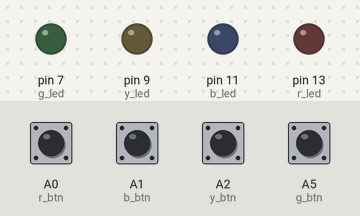
This sketch was run on a simulated Arduino Uno, built with avr-gcc and run on an emulated ATmega328P. Shown: output pins drawn as LEDs (lit = HIGH). Dashed ring = blinking. The test bench sets the inputs (shaded band); at power-on: A0 (r_btn), A1 (b_btn), A2 (y_btn), A5 (g_btn) LOW.

Above: at 1.2 s.
1.3 s: A0 (r_btn) pulled HIGH for 0.15 s
At 1.4 s:
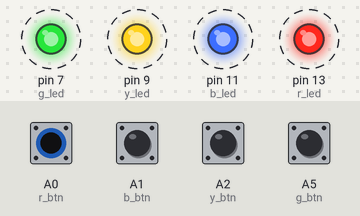
4.3 s: A1 (b_btn) pulled HIGH for 1 s
At 4.55 s:
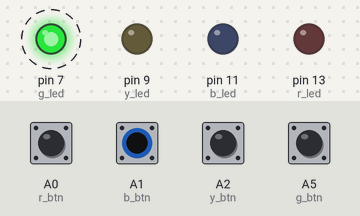
7.3 s: A2 (y_btn) pulled HIGH for 0.15 s
At 8.5 s:
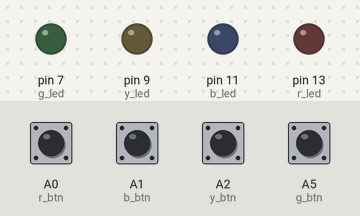
8.9 s: A5 (g_btn) pulled HIGH for 0.15 s
At 9.7 s:
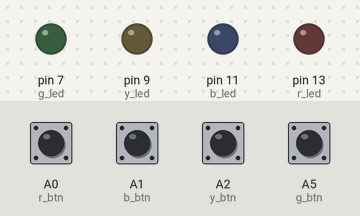
10.5 s: A0 (r_btn) pulled HIGH for 1 s
At 10.75 s:
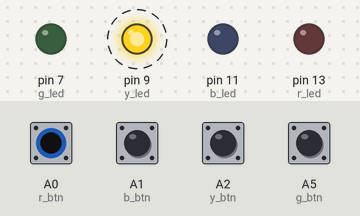
13.5 s: A5 (g_btn) pulled HIGH for 1 s
At 13.75 s:
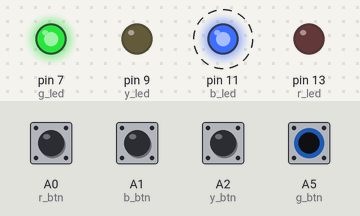
Timing chart, 0 to 16.5 s (numbered marks = the images above; inputs shaded):
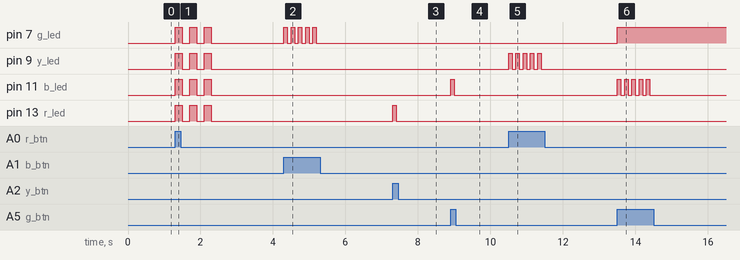

The sketch:

March_23_final.ino
```cpp
/*
Intro to IM
Arduino Assignment 1_Make a puzzle with led lights and switches

I used 4 led lights (red, blue, yellow, green) and 4 switches to make a puzzle.
To start the game, you can push any of switches.
Then the light will turn on in the way which users should try to achieve.
You will have a chance to push all switches to find out which led light it turns on.

HINT:
1. Which two colors mix up to make one color?
2. Use you chance to find out what color each switches light up and click according switches three times!

Written by Nakyeong Ahn
March 23, 2021
 */
boolean start = false; //variable for starting the game

const int r_led = 13; //variables for led lights
const int b_led = 11;
const int y_led = 9;
const int g_led = 7;

const int r_btn = A0; //variables for switches
const int b_btn = A1;
const int y_btn = A2;
const int g_btn = A5;

int r_cnt = 0; //count how many times each lights are turned on
int b_cnt = -1;
int y_cnt = -2;
int g_cnt = 0;

boolean g_chance_by_y = false; //variables to check if green led is ready to be turned on
boolean g_chance_by_b = false;

boolean halfway = false; //check if the game is halfway done

boolean y_on = false; //check if each led light is turned on
boolean g_on = false;
boolean r_on = false;
boolean b_on = false;

void setup() {
  //set outputs as led lights
  pinMode(r_led, OUTPUT);
  pinMode(b_led, OUTPUT);
  pinMode(y_led, OUTPUT);
  pinMode(g_led, OUTPUT);

  //set inputs as switches
  pinMode(r_btn, INPUT);
  pinMode(b_btn, INPUT);
  pinMode(y_btn, INPUT);
  pinMode(g_btn, INPUT);
}

void loop() {

  //set variables for reading the voltage in led lights
  int r_read = digitalRead(A0);
  int b_read = digitalRead(A1);
  int y_read = digitalRead(A2);
  int g_read = digitalRead(A5);

  if (start == false) { //before the game begins
    if (r_read == HIGH or b_read == HIGH or y_read == HIGH or g_read == HIGH) { //if any of switches are pushed
      start = true; //game starts

      for (int i = 0; i < 3; i++) { //turn on all the lights and off three times
        digitalWrite(r_led, HIGH);
        digitalWrite(b_led, HIGH);
        digitalWrite(y_led, HIGH);
        digitalWrite(g_led, HIGH);

        delay(200);

        digitalWrite(r_led, LOW);
        digitalWrite(b_led, LOW);
        digitalWrite(y_led, LOW);
        digitalWrite(g_led, LOW);

        delay(200);
      }
    }
  } else { //if game starts

    //green led turns on if yellow and blue lights are turned on right after each other

    if (g_chance_by_y == true) { //check if chances for a green light are on by a yellow light
      if (g_read == HIGH) { //if a blue lights is turned on (g_btn turns on blue)
        g_on = true; //turn on green (yellow + blue)
        digitalWrite(g_led, HIGH);
      }
      if (r_read == HIGH or b_read == HIGH or y_read == HIGH) { //if any other switches are pushed
        g_chance_by_y = false; //chance is gone again
      }
    }
    if (g_chance_by_b == true) { //check if chances for a green light are on by a blue light
      if (r_read == HIGH) { //if a yellow light is turned on (r_btn turns on yellow)
        g_on = true; //turn on green (blue + yello)
        digitalWrite(g_led, HIGH);
      }
      if (g_read == HIGH or b_read == HIGH or y_read == HIGH) { //if any other switches are pushed
        g_chance_by_y = false; //chance is gone againe
      }
    }

    //set which switch turns on which light

    if (r_read == HIGH and y_on == false) { //r_switch turns on yellow if yellow is still off
      r_cnt = r_cnt + 1;
      digitalWrite(y_led, HIGH);
      delay(100);
      digitalWrite(y_led, LOW);
      delay(100);
      if (r_cnt > 1 and g_on == false and g_chance_by_y == false) { //turn on the chance
        g_chance_by_y = true;
      }
      if (g_on == true) { //after green is on, count how many time yellow is turned on
        y_cnt = y_cnt + 1;
      }
    }
    if (b_read == HIGH and g_on == false) { //if blue switch is pushed and no lights are turned on yet
      digitalWrite(g_led, HIGH); //turn on green light
      delay(100);
      digitalWrite(g_led, LOW);
      delay(100);
    }

    if (b_read == HIGH and g_on == true) { //if blue switch is pushed and green light is on
      if (y_on == false) { //if yellow is off
        digitalWrite(y_led, HIGH); //turn on yellow
        delay(100);
        digitalWrite(y_led, LOW);
        delay(100);
        y_cnt = y_cnt + 1; //count how many times yellow is turned on
      }
    }

    if (y_read == HIGH and halfway == false) { //if yellow switch is turned on before half of lights are turned on
      digitalWrite(r_led, HIGH); //turn on red light
      delay(100);
      digitalWrite(r_led, LOW);
      delay(100);
    }

    if (g_read == HIGH and halfway == false) { //if green switch is turned on before half of lights are turned on
      g_cnt = g_cnt + 1; //update g_cnt
      digitalWrite(b_led, HIGH); //turn on blue light
      delay(100);
      digitalWrite(b_led, LOW);
      delay(100);
      if (g_cnt > 1 and g_on == false and g_chance_by_y == false) { //turn on change for green light
        g_chance_by_b = true;
      }
    }

    if (y_cnt > 2) { //if y_cnt is pushed 3 times
      y_on = true; //turn on yellow led
      digitalWrite(y_led, HIGH);
      halfway = true;
    }
    if (b_cnt > 2) { //if b_cnt is pushed 3 times
      b_on = true; //turn on blue led
      digitalWrite(b_led, HIGH);
    }
    if (halfway) { //after half of lights are turned on
      if (b_on == false) { //and blue led is off
        if (r_read == HIGH or b_read == HIGH or y_read == HIGH) { //set the colors again each switch can light up
          digitalWrite(r_led, HIGH);
          delay(100);
          digitalWrite(r_led, LOW);
          delay(100);
        }
      }
      if (g_read == HIGH and b_on == false) { //if green switch is pushed
        digitalWrite(b_led, HIGH); //turn on blue light momentarily
        delay(100);
        digitalWrite(b_led, LOW);
        delay(100);
        b_cnt = b_cnt + 1; //update b_cnt
        r_cnt = -2; //set r_cnt
      }
      if (b_on == true and r_on == false) { //if blue led is on and red is still off
        if (y_read == HIGH or b_read == HIGH) { //set the color each switch can light up again
          digitalWrite(r_led, HIGH);
          delay(100);
          digitalWrite(r_led, LOW);
          delay(100);
          r_cnt += 1; //update r_cnt
        }
        if (r_cnt > 2) { //if red light is turned on momentarily for three times
          r_on = true; //turn on red
          digitalWrite(r_led, HIGH);
        }
      }
    }
  }
}
```

Measured:
- after the input at 1.3 s, pin 7 (g_led), pin 9 (y_led), pin 11 (b_led), pin 13 (r_led): alternates HIGH for 0.20 s and LOW for 0.20 s, 6 changes in all, then stays LOW, starting at once
- after the input at 4.3 s, pin 7 (g_led): alternates HIGH for 0.10 s and LOW for 0.10 s, 10 changes in all, then stays LOW, starting at once
- after the input at 7.3 s, pin 13 (r_led): LOW → HIGH at once, → LOW 0.10 s later
- after the input at 8.9 s, pin 11 (b_led): LOW → HIGH at once, → LOW 0.10 s later
- after the input at 10.5 s, pin 9 (y_led): alternates HIGH for 0.10 s and LOW for 0.10 s, 10 changes in all, then stays LOW, starting at once
- after the input at 13.5 s, pin 7 (g_led): LOW → HIGH at once; pin 11 (b_led): alternates HIGH for 0.10 s and LOW for 0.10 s, 10 changes in all, then stays LOW, starting at once
